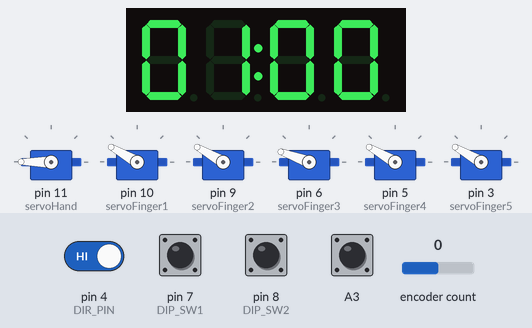
A sketch run on a simulated Arduino Uno, built with avr-gcc and run on an emulated ATmega328P. Parts: 6 × servo, 4-digit seven-segment display. The inputs (shaded band) are chosen by the test bench; at power-on: A3, pin 4 (DIR_PIN) HIGH, pin 7 (DIP_SW1), pin 8 (DIP_SW2) LOW, encoder count 0.

Above: at 1.2 s.
1.3 s: A3 pulled LOW for 0.15 s
At 2.6 s:
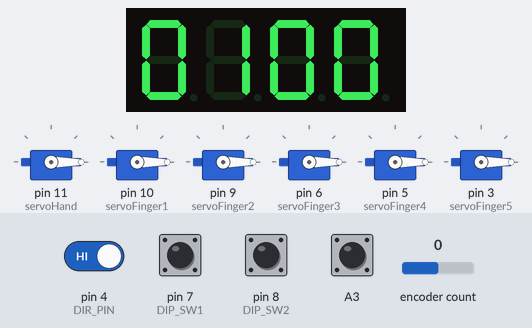
4.4 s: pin 4 (DIR_PIN) driven LOW
At 5.5 s:
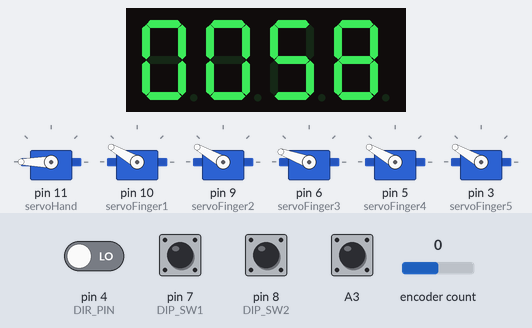
7.4 s: pin 4 (DIR_PIN) driven HIGH
At 10.3 s:
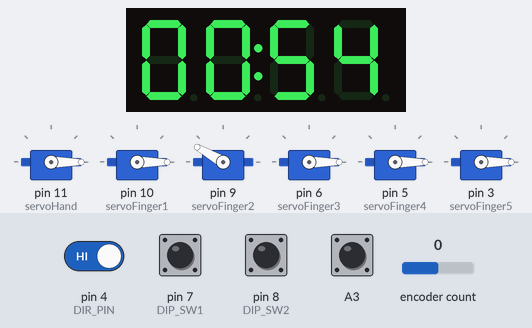
10.4 s: pin 4 (DIR_PIN) driven LOW
At 11.2 s:
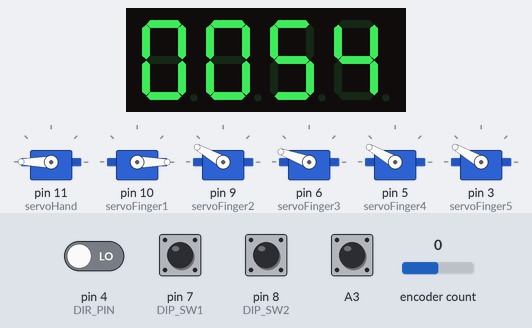
13.4 s: pin 4 (DIR_PIN) driven HIGH
At 14.1 s:
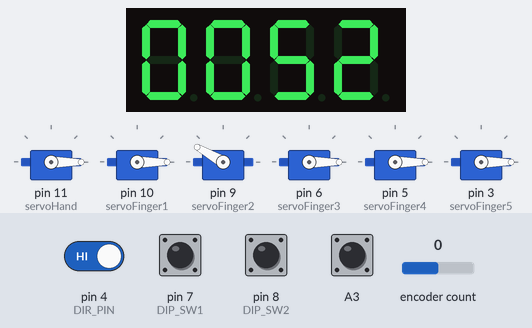
16.4 s: pin 4 (DIR_PIN) driven LOW
At 19.1 s:
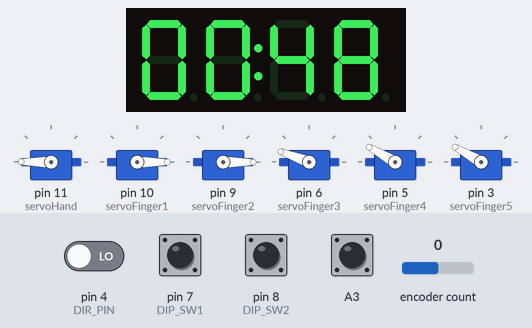
Timing chart, 0 to 28.7 s (numbered marks = the images above; inputs shaded):
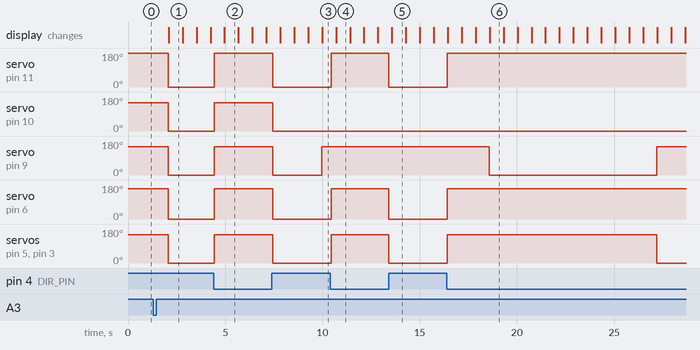

Measured:
- after the input at 1.3 s, servo on pin 11 (servoHand): 180° → 0° after 0.77 s; servo on pin 10 (servoFinger1), servo on pin 9 (servoFinger2), servo on pin 5 (servoFinger4), servo on pin 3 (servoFinger5): 150° → 0° after 0.77 s; servo on pin 6 (servoFinger3): 160° → 0° after 0.77 s; the display: changes after 0.79 s (image 1)
- after the input at 4.4 s, servo on pin 11 (servoHand): 0° → 180° at once; servo on pin 10 (servoFinger1), servo on pin 9 (servoFinger2), servo on pin 5 (servoFinger4), servo on pin 3 (servoFinger5): 0° → 150° at once; servo on pin 6 (servoFinger3): 0° → 160° at once
- after the input at 7.4 s, servo on pin 11 (servoHand): 180° → 0° after 0.05 s; servo on pin 10 (servoFinger1): 150° → 0° after 0.05 s instead of 2.6 s
- after the input at 10.4 s, servo on pin 11 (servoHand): 0° → 180° after 0.06 s; servo on pin 6 (servoFinger3): 0° → 160° after 0.06 s; servo on pin 5 (servoFinger4), servo on pin 3 (servoFinger5): 0° → 150° after 0.06 s
- after the input at 13.4 s, servo on pin 11 (servoHand): 180° → 0° at once; servo on pin 6 (servoFinger3): 160° → 0° at once; servo on pin 5 (servoFinger4), servo on pin 3 (servoFinger5): 150° → 0° at once
- after the input at 16.4 s, servo on pin 11 (servoHand): 0° → 180° at once; servo on pin 9 (servoFinger2): 150° → 0° after 2.2 s instead of 10.8 s; servo on pin 6 (servoFinger3): 0° → 160° after 0.02 s instead of 2.2 s; servo on pin 5 (servoFinger4), servo on pin 3 (servoFinger5): 0° → 150° after 0.02 s instead of 10.8 s
- what the display in image 1 shows lasts 0.7 s, from 2.1 s to 2.8 s

The sketch:

CountingHands.ino
```cpp
#include <Arduino.h>
#include <TM1637Display.h> // https://github.com/avishorp/TM1637
#include <ClickEncoder.h> // https://github.com/0xPIT/encoder/tree/arduino
#include <TimerOne.h> // http://playground.arduino.cc/Code/Timer1
#include <MsTimer2.h> // https://github.com/PaulStoffregen/MsTimer2
#include <Servo.h>
#include "CountingHands.h"

//#define PRINTSTATE_ON
//#define PRINTENC_ON

// Declare hardware devices
TM1637Display display(DISP_CLK, DISP_DIO);
//OneButton button(ROTARY_SW, false); // Ultimately this should form part of the rotary encoder but for now it's implemented with a standalone button
ClickEncoder *encoder;
Servo servoHand;
Servo servoFinger1;
Servo servoFinger2;
Servo servoFinger3;
Servo servoFinger4;
Servo servoFinger5;

// Global variables for operation
int fingersDirection = 0; // 0 = Count down, 1 = Count up
int machineState = STATE_SET;
int defaultH = 0;
int defaultM = 0;
int defaultS = 0;
int startH = 0;
int startM = 0;
int startS = 0;
int hours = startH;
int minutes = startM;
int seconds = startS;
int ms = 50;
int increment = 1;
int encVal_last, encVal, deltaV;
int fingers;
int _d1, _d2, _d3, _d4; // Display digits

void setup() {
  pinMode(DIR_PIN, INPUT);
  pinMode(DIP_SW1, INPUT);
  pinMode(DIP_SW2, INPUT);

  randomSeed(analogRead(0));
  Serial.begin(9600);

  // Instantiate click encoder
  encoder = new ClickEncoder(ROTARY_DT, ROTARY_CLK, ROTARY_SW, 2);
  encVal_last = -1;

  // Attach servos
  servoHand.attach(11);
  servoFinger1.attach(10);
  servoFinger2.attach(9);
  servoFinger3.attach(6);
  servoFinger4.attach(5);
  servoFinger5.attach(3);

  // Read direction switch
  fingersDirection = digitalRead(DIR_PIN);
  setFingers(10);

  // Read default interval
  int interval = digitalRead(DIP_SW1) + 2*digitalRead(DIP_SW2);
  switch (interval)
  {
    case 0:
      defaultH = 0;
      defaultM = 1;
      defaultS = 0;
      break;
    case 1:
      defaultH = 0;
      defaultM = 15;
      defaultS = 0;
      break;
    case 2:
      defaultH = 0;
      defaultM = 30;
      defaultS = 0;
      break;
    case 3:
      defaultH = 1;
      defaultM = 0;
      defaultS = 0;
      increment = 60;
      break;
  }
  startH = defaultH;
  startM = defaultM;
  startS = defaultS;

  // Set up timer 2
  MsTimer2::set(1, timerIsr); // 1ms period
  MsTimer2::start();

  display.setBrightness(0x08);
}

void loop() {
  ClickEncoder::Button b = encoder->getButton();
  if (b != ClickEncoder::Open) {
    switch (b) {
      case ClickEncoder::Pressed:
        break;
      case ClickEncoder::Held:
        buttonHold();
        break;
      case ClickEncoder::Released:
        break;
      case ClickEncoder::Clicked:
        buttonClick();
        break;
      case ClickEncoder::DoubleClicked:
        buttonDblClick();
        break;
    }
  }

  switch(machineState)
  {
    case STATE_SET:
      setting();
      break;
    case STATE_CNT:
      counting();
      fingers = timeToFingers(hours, minutes, seconds);
      setFingers(fingers);
      break;
    case STATE_HOLD:
      holding();
      break;
    case STATE_DONE:
      done();
      fingers = timeToFingers(hours, minutes, seconds);
      setFingers(fingers);
      break;
  }

  showTime(hours, minutes, seconds, ms>=50);
# ifdef PRINTSTATE_ON
    printState();
# endif
  delay(50);
}

void timerIsr() {
  encoder->service();
}

# ifdef PRINTSTATE_ON
void printState()
{
  Serial.print(machineState); Serial.print(": ");
  Serial.print(defaultH); Serial.print("H ");
  Serial.print(defaultM); Serial.print("M ");
  Serial.print(defaultS); Serial.print("S | ");
  Serial.print(startH); Serial.print("H ");
  Serial.print(startM); Serial.print("M ");
  Serial.print(startS); Serial.print("S | ");
  Serial.print(hours); Serial.print("H ");
  Serial.print(minutes); Serial.print("M ");
  Serial.print(seconds); Serial.print("S ");
  Serial.print(ms); Serial.print("ms | Fingers = ");
  Serial.print(fingers);
  Serial.print(" | Encoder Val = "); Serial.print(encVal);
  Serial.println();
}
#endif

#ifdef PRINTENC_ON
void printEncoder()
{
  Serial.print("encVal="); Serial.print(encVal);
  Serial.print(", deltaV="); Serial.print(deltaV);
  Serial.print(", increment="); Serial.print(increment);
  Serial.println();
}
#endif

void setting()
{
  // Read direction switch
  fingersDirection = digitalRead(DIR_PIN);

  deltaV = encoder->getValue() * increment;
  encVal += deltaV;

  if (encVal != encVal_last) {
#   ifdef PRINTENC_ON
      printEncoder();
#   endif
    encVal_last = encVal;
    int totalS = startH*60*60+startM*60+startS + encVal;
    while(totalS < 0)
    {
      totalS += increment;
      encVal += increment;
    }
    while(totalS > 32400)
    {
      totalS -= increment;
      encVal -= increment;
    }
    hours = totalS/3600;
    minutes = (totalS-hours*3600)/60;
    seconds = (totalS-hours*3600-minutes*60);
    ms = 50;
  }
}

void counting()
{
  ms -= 5;
  while (ms<0)
  {
    ms += 100;
    seconds -= 1;
  }

  while (seconds<0)
  {
    seconds += 60;
    minutes -= 1;
  }

  while (minutes<0)
  {
    minutes += 60;
    hours -= 1;
  }

  while (hours<0)
  {
    hours = 0;
    minutes = 0;
    seconds = 0;
    machineState = STATE_DONE;
  }
}

void holding()
{
  ms -= 5;
  while (ms<0)
  {
    ms += 100;
  }
}

void done()
{
  ms -= 5;
  while (ms<0)
  {
    ms += 100;
  }
}

void buttonClick()
{
  switch (machineState)
  {
    case STATE_CNT:
      machineState = STATE_HOLD;
      break;
    case STATE_HOLD:
      machineState = STATE_CNT;
      break;
    case STATE_DONE:
      hours = startH;
      minutes = startM;
      seconds = startS;
      ms = 50;
      machineState = STATE_SET;
      encVal = 0;
      fingers = timeToFingers(hours, minutes, seconds);
      setFingers(fingers);
      break;
    case STATE_SET:
      startH = hours;
      startM = minutes;
      startS = seconds;
      machineState = STATE_CNT;
      encVal = 0;
      break;
  }
}

void buttonDblClick()
{
  switch (machineState)
  {
    case STATE_CNT:
      break;
    case STATE_HOLD:
      break;
    case STATE_DONE:
      break;
    case STATE_SET:
      increment = -1*increment+61; // Set increment to 1 or 60
      if (increment == 1)
        flashDigits(false, false, true, true, 4, 50);
      else
        flashDigits(true, true, false, false, 4, 50);
      break;
  }
}

void buttonHold()
{
  hours = startH;
  minutes = startM;
  seconds = startS;
  ms = 50;
  machineState = STATE_SET;
  encVal = 0;
}

void flashDigits(bool d1, bool d2, bool d3, bool d4, int cnt, int interval)
{
  int d1_alt, d2_alt, d3_alt, d4_alt;
  d1_alt = d1 ? 10 : _d1;
  d2_alt = d2 ? 10 : _d2;
  d3_alt = d3 ? 10 : _d3;
  d4_alt = d4 ? 10 : _d4;
  uint8_t digitsStd[] = { digits[_d1], digits[_d2]|(0x80), digits[_d3], digits[_d4] };
  uint8_t digitsAlt[] = { digits[d1_alt], digits[d2_alt]|(0x80), digits[d3_alt], digits[d4_alt] };

  for (int i=0; i<cnt; i++)
  {
    display.setSegments(digitsAlt);
    delay(interval);
    display.setSegments(digitsStd);
    delay(interval);
  }
}

void showDigits(int d1, int d2, int d3, int d4, bool colon)
{
  _d1 = d1;
  _d2 = d2;
  _d3 = d3;
  _d4 = d4;
  uint8_t data[] = { digits[d1], digits[d2]|(colon * 0x80), digits[d3], digits[d4] };
  display.setSegments(data);
}

void showDigits(int num, bool colon)
{
  int d1 = num/1000;
  int d2 = (num-d1*1000)/100;
  int d3 = (num-d1*1000-d2*100)/10;
  int d4 = (num-d1*1000-d2*100-d3*10);

  showDigits(d1, d2, d3, d4, colon);
}

void showTime(int h, int m, int s, bool colon)
{
  int d1, d2, d3, d4;

  if (h>0)
  {
    d1 = 11; // H
    d2 = h%10;
    d3 = m/10;
    d4 = m%10;
  }
  else
  {
    d1 = m/10;
    d2 = m%10;
    d3 = s/10;
    d4 = s%10;
  }

  showDigits(d1, d2, d3, d4, colon);
}

int timeToFingers(int h, int m, int s)
{
  // Read direction switch
  fingersDirection = digitalRead(DIR_PIN);

  int totalS = h*60*60+m*60+s;
  int totalS_start = startH*60*60+startM*60+startS;
  int fingers;
  if (fingersDirection == 0) // Count down
    fingers = min(min(map(totalS-1, 0, totalS_start, 1, 11), 10), totalS);
  else
  {
    if (totalS == 0)
      fingers = 10;
    else
      fingers = max(map(totalS-1, 0, totalS_start, 9, -1), 0);
  }
  return fingers;
}

void setServos(bool hand, bool finger1, bool finger2, bool finger3, bool finger4, bool finger5)
{
  int servoPosHand = SERVO_H_MIN;
  int servoPosFinger1 = SERVO_1_MIN;
  int servoPosFinger2 = SERVO_2_MIN;
  int servoPosFinger3 = SERVO_3_MIN;
  int servoPosFinger4 = SERVO_4_MIN;
  int servoPosFinger5 = SERVO_5_MIN;

  if (hand)
    servoPosHand = SERVO_H_MAX;
  if (finger1)
    servoPosFinger1 = SERVO_1_MAX;
  if (finger2)
    servoPosFinger2 = SERVO_2_MAX;
  if (finger3)
    servoPosFinger3 = SERVO_3_MAX;
  if (finger4)
    servoPosFinger4 = SERVO_4_MAX;
  if (finger5)
    servoPosFinger5 = SERVO_5_MAX;

  servoHand.write(servoPosHand);
  servoFinger1.write(servoPosFinger1);
  servoFinger2.write(servoPosFinger2);
  servoFinger3.write(servoPosFinger3);
  servoFinger4.write(servoPosFinger4);
  servoFinger5.write(servoPosFinger5);
}

void setFingers(int value)
{
  bool fullHand = value > 5;
  if (fullHand)
    value -= 5;

  switch(value)
  {
    case 0: setServos(fullHand, false, false, false, false, false); break;
    case 1: setServos(fullHand, false, true, false, false, false); break;
    case 2: setServos(fullHand, false, true, true, false, false); break;
    case 3: setServos(fullHand, false, false, true, true, true); break;
    case 4: setServos(fullHand, false, true, true, true, true); break;
    case 5: setServos(fullHand, true, true, true, true, true); break;
  }
}
```

CountingHands.h
```cpp
#define TEST_DELAY 500
//#define POTPIN A0
#define DISP_CLK 15
#define DISP_DIO 16
#define DIR_PIN 4
#define ROTARY_CLK A5
#define ROTARY_DT A4
#define ROTARY_SW A3
#define DIP_SW1 7
#define DIP_SW2 8

// Define state machine states
#define STATE_SET 0
#define STATE_CNT 1
#define STATE_HOLD 2
#define STATE_DONE 3

// Calibrate servos
#define SERVO_H_MIN 0
#define SERVO_H_MAX 180
#define SERVO_1_MIN 0
#define SERVO_1_MAX 150
#define SERVO_2_MIN 0
#define SERVO_2_MAX 150
#define SERVO_3_MIN 0
#define SERVO_3_MAX 160
#define SERVO_4_MIN 0
#define SERVO_4_MAX 150
#define SERVO_5_MIN 0
#define SERVO_5_MAX 150

// Define font for 7 segment displays
const uint8_t digits[] = {
 // XGFEDCBA
  0b00111111,    // 0
  0b00000110,    // 1
  0b01011011,    // 2
  0b01001111,    // 3
  0b01100110,    // 4
  0b01101101,    // 5
  0b01111101,    // 6
  0b00000111,    // 7
  0b01111111,    // 8
  0b01101111,    // 9
  0b00000000,    // blank
  0b01110110,    // H
  };
```
